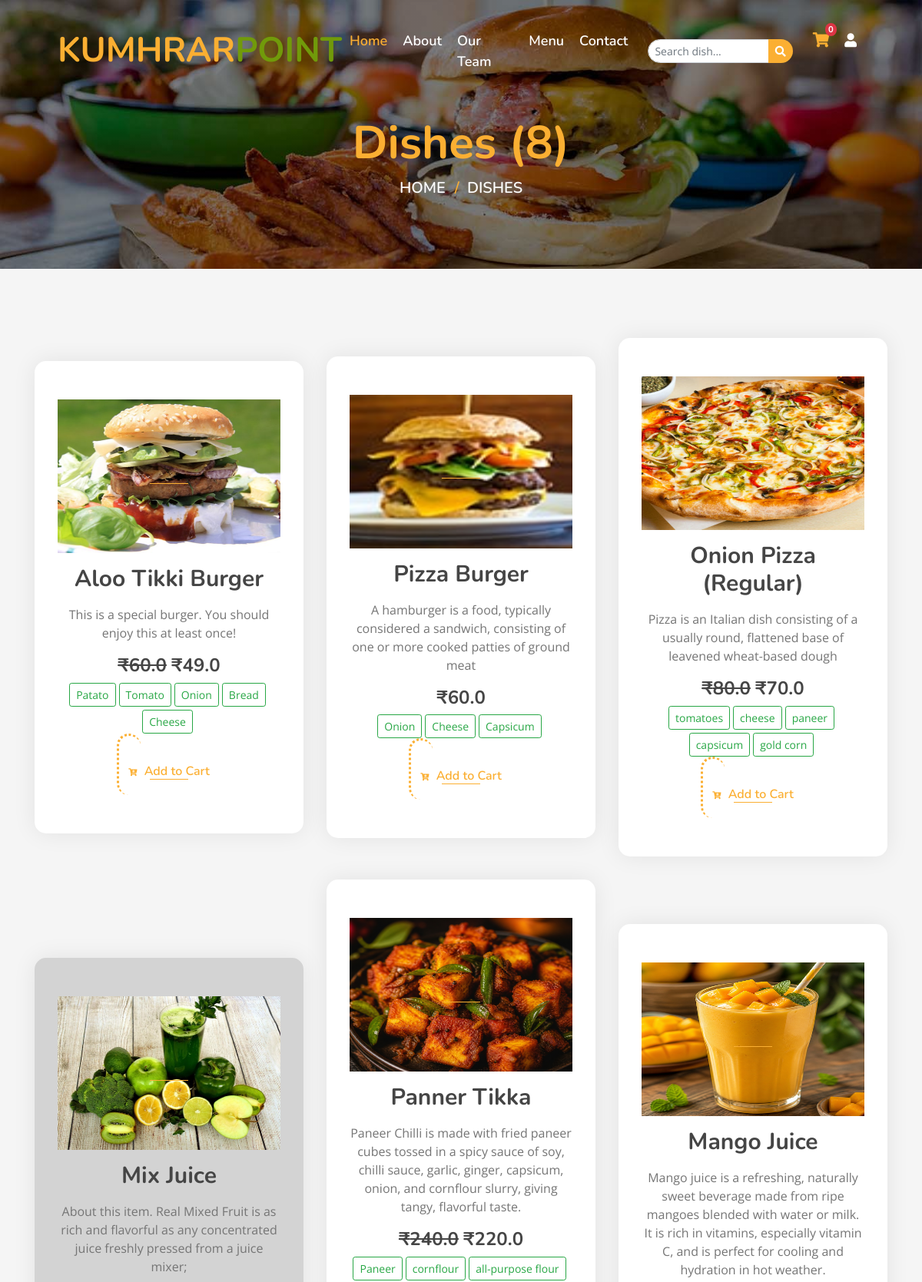
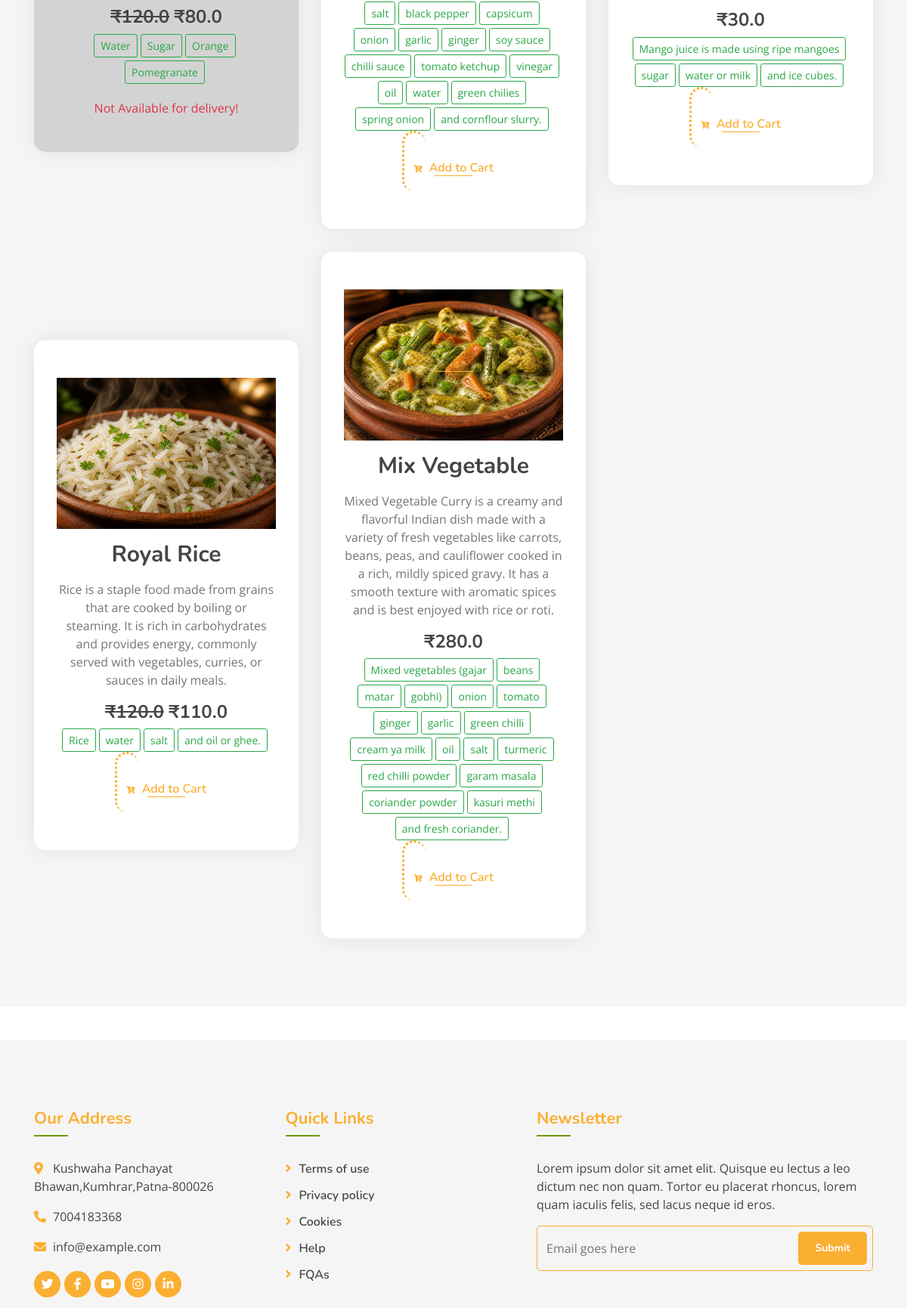
Screenshot of /dishes/ (upper part) with the database file from the repository (2 pictures, top to bottom).
### myapp/models.py (models this page shows, shortened)
class Dish(models.Model):
    name = models.CharField(max_length=200, unique=True)
    image = models.ImageField(upload_to='dishes/%Y/%m/%d')
    ingredients = models.TextField()
    details = models.TextField(blank=True)
    category = models.ForeignKey(Category, on_delete=models.CASCADE)
    price = models.FloatField()
    discounted_price = models.FloatField(blank=True)
    is_available = models.BooleanField(default=True)
    added_on = models.DateTimeField(auto_now_add=True)
    updated_on = models.DateTimeField(auto_now=True)
    class Meta:
        verbose_name_plural ="Dish Table"

### myapp/views.py (the view)
# urls.py: path('dishes/',views.all_dishes,name="all_dishes"),
def all_dishes(request):
    context={}
    dishes = Dish.objects.all()
    q = request.GET.get("q")
    if q:
        if q.isdigit():
            dishes = dishes.filter(category__id=q)
            context['dish_category'] = Category.objects.get(id=q).name
        else:
            dishes = dishes.filter(name__icontains=q)
    context['dishes'] = dishes
    return render(request, 'all_dishes.html', context)

### template/all_dishes.html (shortened to what this page needs)
{% extends "base.html" %}
{% block content %}
<div class="page-header mb-0">
    <div class="container">
        <div class="row">
            <div class="col-12">
                <h2>{% if dish_category %} {{dish_category}} {% else %}Dishes {% endif %}({{dishes|length}})</h2>
            </div>
            <div class="col-12">
                <a href="/">Home</a>
                <a href="/dishes">Dishes</a>
            </div>
        </div>
    </div>
</div>
<div class="food mt-0">
    <div class="container">
        <div class="row align-items-center">
        {% for i in dishes %}
            <div class="col-md-4">
                {% if i.is_available %}
                <div class="food-item">
                {% else %}
                <div class="food-item" style="background-color: lightgray;">
                {% endif %}
                    <a href="/media/{{i.image}}" target="_blank"><img src="/media/{{i.image}}" style="height: 200px;width: 100%;"></a>
                    <h2 class="my-3">{{i.name}}</h2>
                    <p>
                        {{i.details}}
                    </p>
                    <h4 class="menu-text" style="font-weight: normal;">
                        {% if i.price != i.discounted_price %}
                            <strong><del>₹{{i.price}}</del></strong>
                        {% endif %}
                            <strong>₹{{i.discounted_price}}</strong>
                    </h4>
                    <p>
                    </p>
                    {% if i.is_available %}
 <a href="{% url 'add_to_cart' id=i.id %}" >
    <i class="fas fa-cart-plus"
       style="font-size: 10px !important;
              margin-right: 5px !important;
              width: auto !important;
              height: auto !important;
              display: inline-block !important;"></i>
    Add to Cart
</a>
                    {% else %}
                        <p class="text-danger">Not Available for delivery!</p>
                    {% endif %}
                </div>
            </div>
        {% endfor %}
        </div>
    </div>
</div>
{% endblock %}

### static/css/style.css (style rules this page uses)
body { color: #757575; background: #ffffff; font-family: 'open sans', sans-serif; }
html, body { height: 100%; margin: 0; padding: 0; }
h1, h2, h3, h4, h5, h6 { color: #454545; font-family: 'Nunito', sans-serif; }
a { font-family: 'Nunito', sans-serif; font-weight: 600; color: #fbaf32; transition: .3s; }
.page-header { position: relative; margin-bottom: 45px; padding: 150px 0 90px 0; text-align: center; background: linear-gradient(rgba(0, 0, 0, .5), rgba(0, 0, 0, .5)), url(../img/page-header.jpg); background-position: center; background-repeat: no-repeat; background-size: cover; }
.page-header h2 { position: relative; color: #fbaf32; font-size: 60px; font-weight: 700; }
.page-header a { position: relative; padding: 0 12px; font-size: 20px; text-transform: uppercase; color: #ffffff; }
.page-header a::after { position: absolute; content: "/"; width: 8px; height: 8px; top: -1px; right: -7px; text-align: center; color: #fbaf32; }
.page-header a:last-child::after { display: none; }
.food { position: relative; width: 100%; padding: 90px 0 60px 0; margin: 45px 0; background: rgba(0, 0, 0, .04); }
.food .food-item { position: relative; width: 100%; margin-bottom: 30px; padding: 50px 30px 30px; text-align: center; background: #ffffff; border-radius: 15px; box-shadow: 0 0 30px rgba(0, 0, 0, .08); transition: .3s; }
.food .food-item i { position: relative; display: inline-block; color: #fbaf32; font-size: 60px; line-height: 60px; margin-bottom: 20px; transition: .3s; }
.food .food-item i::after { position: absolute; content: ""; width: calc(100% + 20px); height: calc(100% + 20px); top: -20px; left: -15px; border: 3px dotted #fbaf32; border-right: transparent; border-bottom: transparent; border-radius: 100px; transition: .3s; }
.food .food-item h2 { font-size: 30px; font-weight: 700; }
.food .food-item a { position: relative; font-size: 16px; }
.food .food-item a::after { position: absolute; content: ""; width: 50px; height: 1px; bottom: 0; left: calc(50% - 25px); background: #fbaf32; transition: .3s; }

### rows the page displays
Dish: image (picture), name "Aloo Tikki Burger", details "This is a special burger. You should enjoy this at least once!", price "60.0", discounted_price "49.0", is_available True (drawn)
Dish: image (picture), name "Pizza Burger", details "A hamburger is a food, typically considered a sandwich, consisting of one or more cooked patties of ground meat", discounted_price "60.0", is_available True (drawn)
Dish: image (picture), name "Onion Pizza (Regular)", details "Pizza is an Italian dish consisting of a usually round, flattened base of leavened wheat-based dough", price "80.0", discounted_price "70.0", is_available True (drawn)
Dish: image (picture), name "Mix Juice", details "About this item. Real Mixed Fruit is as rich and flavorful as any concentrated juice freshly pressed from a juice mixer;", price "120.0", discounted_price "80.0", is_available "Not Available for delivery!"
Dish: image (picture), name "Panner Tikka", details "Paneer Chilli is made with fried paneer cubes tossed in a spicy sauce of soy, chilli sauce, garlic, ginger, capsicum, onion, and cornflour slurry, giving tangy, flavorful taste.", price "240.0", discounted_price "220.0", is_available True (drawn)
Dish: image (picture), name "Mango Juice", details "Mango juice is a refreshing, naturally sweet beverage made from ripe mangoes blended with water or milk. It is rich in vitamins, especially vitamin C, and is perfect for cooling and hydration in hot weather.", discounted_price "30.0", is_available True (drawn)
Dish: image (picture), name "Royal Rice", details "Rice is a staple food made from grains that are cooked by boiling or steaming. It is rich in carbohydrates and provides energy, commonly served with vegetables, curries, or sauces in daily meals.", price "120.0", discounted_price "110.0", is_available True (drawn)
Dish: image (picture), name "Mix Vegetable", details "Mixed Vegetable Curry is a creamy and flavorful Indian dish made with a variety of fresh vegetables like carrots, beans, peas, and cauliflower cooked in a rich, mildly spiced gravy. It has a smooth texture with aromatic spices and is best enjoyed with rice or roti.", discounted_price "280.0", is_available True (drawn)

### other values shown
{{ dishes|length }} "8"
